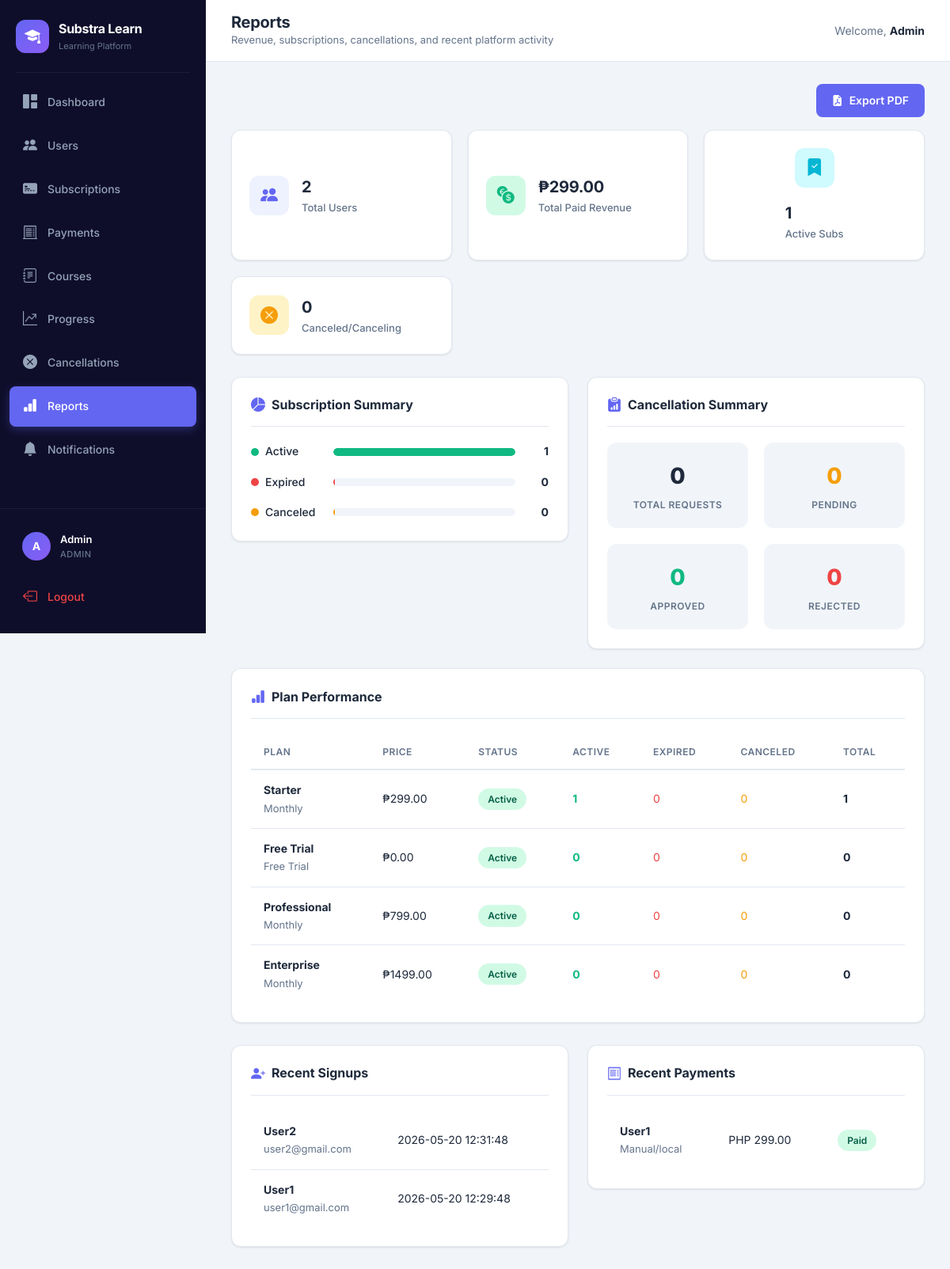
The page /admin/reports (signed in) on the database its author committed.
### tables this page shows
CREATE TABLE plans (
    id INTEGER PRIMARY KEY AUTOINCREMENT,
    name TEXT NOT NULL,
    description TEXT DEFAULT '',
    price REAL NOT NULL,
    billing_cycle TEXT NOT NULL,
    stripe_price_id TEXT DEFAULT '',
    status TEXT DEFAULT 'active',
    trial_days INTEGER DEFAULT 0,
    created_at TEXT DEFAULT (datetime('now'))
);

CREATE TABLE users (
    id INTEGER PRIMARY KEY AUTOINCREMENT,
    name TEXT NOT NULL,
    email TEXT UNIQUE NOT NULL,
    password TEXT NOT NULL,
    role TEXT DEFAULT 'user',
    status TEXT DEFAULT 'active',
    university TEXT DEFAULT '',
    email_verified INTEGER DEFAULT 1,
    created_at TEXT DEFAULT (datetime('now'))
);

CREATE TABLE payments (
    id INTEGER PRIMARY KEY AUTOINCREMENT,
    user_id INTEGER NOT NULL,
    subscription_id INTEGER,
    plan_id INTEGER,
    stripe_invoice_id TEXT DEFAULT '',
    stripe_payment_intent_id TEXT DEFAULT '',
    stripe_checkout_session_id TEXT DEFAULT '',
    amount REAL NOT NULL,
    currency TEXT DEFAULT 'PHP',
    status TEXT NOT NULL,
    source TEXT DEFAULT '',
    paid_at TEXT,
    created_at TEXT DEFAULT (datetime('now')),
    FOREIGN KEY (user_id) REFERENCES users(id),
    FOREIGN KEY (subscription_id) REFERENCES subscriptions(id),
    FOREIGN KEY (plan_id) REFERENCES plans(id)
);

### app.py (the view)
@app.route("/admin/reports")
@admin_required
def admin_reports():
    data = build_report_data(); return render_template("admin_reports.html", **data)

### app.py (called while the page is built)
def get_db():
    conn = sqlite3.connect(os.getenv("DATABASE_PATH", DB_PATH), timeout=10)
    conn.row_factory = sqlite3.Row
    conn.execute("PRAGMA journal_mode=WAL")
    conn.execute("PRAGMA busy_timeout=10000")
    conn.execute("PRAGMA foreign_keys=ON")
    return conn

@app.context_processor
def inject_helpers():
    def csrf_field():
        return Markup(f'<input type="hidden" name="csrf_token" value="{escape(get_csrf_token())}">')
    return {"csrf_token": get_csrf_token, "csrf_field": csrf_field}

@app.before_request
def protect_posts():
    if request.method != "POST" or request.endpoint == "stripe_webhook":
        return
    sent = request.form.get("csrf_token", "")
    expected = session.get("_csrf_token", "")
    if not expected or not hmac.compare_digest(sent, expected):
        abort(400, "Invalid CSRF token")

def admin_required(func):
    @wraps(func)
    def wrapper(*args, **kwargs):
        if "user_id" not in session or session.get("role") != "admin":
            flash("Access denied", "danger")
            return redirect("/login")
        return func(*args, **kwargs)
    return wrapper

@app.before_request
def refresh_badges():
    if "user_id" not in session:
        return
    try:
        conn = get_db()
        session["notification_count"] = conn.execute(
            "SELECT COUNT(*) FROM notifications WHERE user_id=? AND is_read=0", (session["user_id"],)
        ).fetchone()[0]
        if session.get("role") == "admin":
            session["pending_count"] = conn.execute("SELECT COUNT(*) FROM cancellation_requests WHERE status='pending'").fetchone()[0]
            session["failed_payment_count"] = conn.execute("SELECT COUNT(*) FROM payments WHERE status='failed'").fetchone()[0]
        conn.close()
    except Exception:
        pass

### templates/admin_reports.html
{% extends "base.html" %}
{% block page_title %}Reports{% endblock %}
{% block page_subtitle %}Revenue, subscriptions, cancellations, and recent platform activity{% endblock %}
{% block content %}
<div style="display:flex; justify-content:flex-end; margin-bottom:16px;"><a class="btn-custom btn-primary-custom" href="/admin/reports/export/pdf"><i class="bi bi-file-earmark-pdf-fill"></i> Export PDF</a></div>
<div class="stats-grid"><div class="stat-card stat-primary"><div class="stat-icon"><i class="bi bi-people-fill"></i></div><div class="stat-info"><span class="stat-value">{{ total_users }}</span><span class="stat-label">Total Users</span></div></div><div class="stat-card stat-success"><div class="stat-icon"><i class="bi bi-currency-exchange"></i></div><div class="stat-info"><span class="stat-value">₱{{ "%.2f"|format(revenue) }}</span><span class="stat-label">Total Paid Revenue</span></div></div><div class="stat-card stat-info"><div class="stat-icon"><i class="bi bi-bookmark-check-fill"></i></div><div class="stat-info"><span class="stat-value">{{ active_subs }}</span><span class="stat-label">Active Subs</span></div></div><div class="stat-card stat-warning"><div class="stat-icon"><i class="bi bi-x-circle-fill"></i></div><div class="stat-info"><span class="stat-value">{{ canceled_subs }}</span><span class="stat-label">Canceled/Canceling</span></div></div></div>
<div class="row g-4"><div class="col-lg-6"><div class="content-card"><div class="card-header-custom"><h2 class="card-title"><i class="bi bi-pie-chart-fill"></i> Subscription Summary</h2></div><div class="report-summary">{% set total = active_subs + expired_subs + canceled_subs %}{% for label,count,klass in [('Active',active_subs,'success'),('Expired',expired_subs,'danger'),('Canceled',canceled_subs,'warning')] %}<div class="report-bar"><div class="report-bar-label"><span class="report-dot dot-{{ klass }}"></span><span>{{ label }}</span></div><div class="report-bar-track"><div class="report-bar-fill bar-{{ klass }}" style="width: {% if total > 0 %}{{ (count / total * 100)|int }}{% else %}0{% endif %}%"></div></div><span class="report-bar-value">{{ count }}</span></div>{% endfor %}</div></div></div><div class="col-lg-6"><div class="content-card"><div class="card-header-custom"><h2 class="card-title"><i class="bi bi-clipboard-data-fill"></i> Cancellation Summary</h2></div><div class="report-grid"><div class="report-stat"><span class="report-stat-value">{{ total_cancel_requests }}</span><span class="report-stat-label">Total Requests</span></div><div class="report-stat"><span class="report-stat-value text-warning">{{ pending_cancellations }}</span><span class="report-stat-label">Pending</span></div><div class="report-stat"><span class="report-stat-value text-success">{{ approved_cancellations }}</span><span class="report-stat-label">Approved</span></div><div class="report-stat"><span class="report-stat-value text-danger">{{ rejected_cancellations }}</span><span class="report-stat-label">Rejected</span></div></div></div></div></div>
<div class="content-card mt-4"><div class="card-header-custom"><h2 class="card-title"><i class="bi bi-bar-chart-fill"></i> Plan Performance</h2></div><div class="table-wrapper"><table class="table-custom"><thead><tr><th>Plan</th><th>Price</th><th>Status</th><th>Active</th><th>Expired</th><th>Canceled</th><th>Total</th></tr></thead><tbody>{% for p in plan_stats %}<tr><td><strong>{{ p['name'] }}</strong><br><span class="text-muted-custom">{{ p['billing_cycle'] }}</span></td><td>₱{{ "%.2f"|format(p['price']) }}</td><td><span class="badge-status {{ 'badge-active' if p['status']=='active' else 'badge-expired' }}">{{ p['status']|title }}</span></td><td class="text-success fw-bold">{{ p['active_count'] }}</td><td class="text-danger">{{ p['expired_count'] }}</td><td class="text-warning">{{ p['canceled_count'] }}</td><td><strong>{{ p['total_subs'] }}</strong></td></tr>{% endfor %}</tbody></table></div></div>
<div class="row g-4 mt-1"><div class="col-lg-6"><div class="content-card"><div class="card-header-custom"><h2 class="card-title"><i class="bi bi-person-plus-fill"></i> Recent Signups</h2></div><div class="table-wrapper"><table class="table-custom"><tbody>{% for u in recent_users %}<tr><td><strong>{{ u['name'] }}</strong><br><span class="text-muted-custom">{{ u['email'] }}</span></td><td>{{ u['created_at'] or '—' }}</td></tr>{% else %}<tr><td>No recent signups.</td></tr>{% endfor %}</tbody></table></div></div></div><div class="col-lg-6"><div class="content-card"><div class="card-header-custom"><h2 class="card-title"><i class="bi bi-receipt"></i> Recent Payments</h2></div><div class="table-wrapper"><table class="table-custom"><tbody>{% for p in recent_payments %}<tr><td><strong>{{ p['user_name'] }}</strong><br><span class="text-muted-custom">{{ p['stripe_invoice_id'] or 'Manual/local' }}</span></td><td>{{ p['currency'] }} {{ "%.2f"|format(p['amount']) }}</td><td><span class="badge-status {{ 'badge-active' if p['status']=='paid' else 'badge-expired' }}">{{ p['status']|title }}</span></td></tr>{% else %}<tr><td>No payments yet.</td></tr>{% endfor %}</tbody></table></div></div></div></div>
{% endblock %}

### rows shown on the page
plans: name "Starter", billing_cycle "Monthly", price "299.00", status "Active", active_count "1", expired_count "0", canceled_count "0", total_subs "1"
plans: name "Free Trial", billing_cycle "Free Trial", price "0.00", status "Active", active_count "0", expired_count "0", canceled_count "0", total_subs "0"
plans: name "Professional", billing_cycle "Monthly", price "799.00", status "Active", active_count "0", expired_count "0", canceled_count "0", total_subs "0"
plans: name "Enterprise", billing_cycle "Monthly", price "1499.00", status "Active", active_count "0", expired_count "0", canceled_count "0", total_subs "0"
users: name "User2", email "user2@gmail.com", created_at "2026-05-20 12:31:48"
users: name "User1", email "user1@gmail.com", created_at "2026-05-20 12:29:48"
payments: user_name "User1", stripe_invoice "Manual/local", currency "PHP", amount "299.00", status "Paid"

### other values the page prints
{{ session.get('user_name', 'U')[0]|upper }} "A"
{{ session.get('user_name') }} "Admin"
{{ session.get('role')|upper }} "ADMIN"
{{ total_users }} "2"
{{ "%.2f"|format(revenue) }} "299.00"
{{ active_subs }} "1"
{{ canceled_subs }} "0"
{{ label }} "Active" "Expired" "Canceled"
{{ count }} "1" "0" "0"
{{ total_cancel_requests }} "0"
{{ pending_cancellations }} "0"
{{ approved_cancellations }} "0"
{{ rejected_cancellations }} "0"
